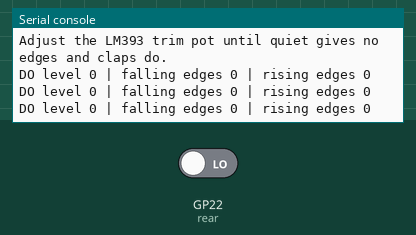
Recording of a program running on a simulated Raspberry Pi Pico running MicroPython. Parts: the last lines printed to the serial console. The test bench sets the inputs (shaded band); at power-on: GP22 (rear) LOW.

Above: at 1.2 s.
1.3 s: GP22 (rear) driven HIGH
At 1.9 s:
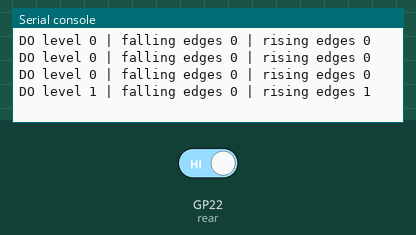
2.8 s: GP22 (rear) driven LOW
At 3.4 s:
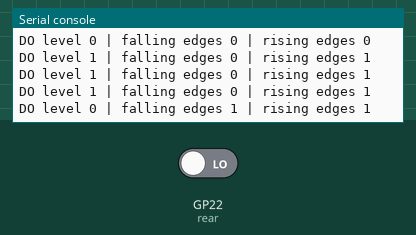

The program:

rear_sensor_test.py
```python
"""Check the rear LM393's DO polarity and trim-pot threshold on Pico GP22.

Run this file from Thonny. It does not replace direction_test.py or main.py.
The counters catch short digital pulses that a slow printed level may miss.
"""

from machine import Pin
import time


rear = Pin(22, Pin.IN)
edges = [0, 0]


def on_edge(pin):
    edges[pin.value()] += 1


rear.irq(trigger=Pin.IRQ_RISING | Pin.IRQ_FALLING, handler=on_edge)
print("Rear LM393 test on GP22. Keep quiet, then clap behind the hat.")
print("Adjust the LM393 trim pot until quiet gives no edges and claps do.")

try:
    while True:
        print("DO level %d | falling edges %d | rising edges %d" %
              (rear.value(), edges[0], edges[1]))
        time.sleep_ms(500)
except KeyboardInterrupt:
    rear.irq(handler=None)
    print("Rear sensor test stopped.")
```

Measured:
- after the input at 1.3 s, the serial console: prints a new line after 0.20 s (image 1)
- after the input at 2.8 s, the serial console: prints a new line after 0.20 s (image 2)
